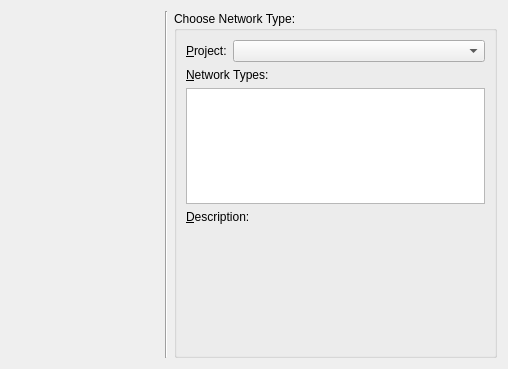
<?xml version="1.0" encoding="UTF-8"?>
<ui version="4.0">
 <class>NewNetworkWizardPage</class>
 <widget class="QWizardPage" name="NewNetworkWizardPage">
  <property name="geometry">
   <rect>
    <x>0</x>
    <y>0</y>
    <width>508</width>
    <height>369</height>
   </rect>
  </property>
  <property name="windowTitle">
   <string>WizardPage</string>
  </property>
  <property name="title">
   <string/>
  </property>
  <property name="subTitle">
   <string/>
  </property>
  <attribute name="pageId">
   <string notr="true"/>
  </attribute>
  <layout class="QHBoxLayout" name="horizontalLayout">
   <item>
    <layout class="QVBoxLayout" name="verticalLayout">
     <item>
      <widget class="QLabel" name="label_Logo">
       <property name="text">
        <string/>
       </property>
       <property name="pixmap">
        <pixmap resource="../qgama-core.qrc">:/images/gama-local-elipse.png</pixmap>
       </property>
      </widget>
     </item>
     <item>
      <spacer name="verticalSpacer">
       <property name="orientation">
        <enum>Qt::Vertical</enum>
       </property>
       <property name="sizeHint" stdset="0">
        <size>
         <width>148</width>
         <height>27</height>
        </size>
       </property>
      </spacer>
     </item>
    </layout>
   </item>
   <item>
    <widget class="Line" name="line">
     <property name="orientation">
      <enum>Qt::Vertical</enum>
     </property>
    </widget>
   </item>
   <item>
    <widget class="QGroupBox" name="groupBox_Choose_Network_Type">
     <property name="sizePolicy">
      <sizepolicy hsizetype="Preferred" vsizetype="Preferred">
       <horstretch>1</horstretch>
       <verstretch>0</verstretch>
      </sizepolicy>
     </property>
     <property name="title">
      <string>Choose Network Type:</string>
     </property>
     <layout class="QGridLayout" name="gridLayout">
      <item row="0" column="0">
       <widget class="QLabel" name="label_Project">
        <property name="text">
         <string>&amp;Project:</string>
        </property>
        <property name="buddy">
         <cstring>comboBox_Project</cstring>
        </property>
       </widget>
      </item>
      <item row="0" column="1">
       <widget class="QComboBox" name="comboBox_Project">
        <property name="sizePolicy">
         <sizepolicy hsizetype="Preferred" vsizetype="Fixed">
          <horstretch>1</horstretch>
          <verstretch>0</verstretch>
         </sizepolicy>
        </property>
       </widget>
      </item>
      <item row="1" column="0" colspan="2">
       <widget class="QLabel" name="label_Network_Types">
        <property name="text">
         <string>&amp;Network Types:</string>
        </property>
        <property name="buddy">
         <cstring>listWidget_Network_Types</cstring>
        </property>
       </widget>
      </item>
      <item row="2" column="0" colspan="2">
       <widget class="QListWidget" name="listWidget_Network_Types">
        <property name="sizePolicy">
         <sizepolicy hsizetype="Preferred" vsizetype="Preferred">
          <horstretch>0</horstretch>
          <verstretch>0</verstretch>
         </sizepolicy>
        </property>
       </widget>
      </item>
      <item row="3" column="0" colspan="2">
       <widget class="QLabel" name="label_Description">
        <property name="text">
         <string>&amp;Description:</string>
        </property>
        <property name="buddy">
         <cstring>textBrowser_Description</cstring>
        </property>
       </widget>
      </item>
      <item row="4" column="0" colspan="2">
       <widget class="QTextBrowser" name="textBrowser_Description">
        <property name="sizePolicy">
         <sizepolicy hsizetype="Preferred" vsizetype="Preferred">
          <horstretch>0</horstretch>
          <verstretch>0</verstretch>
         </sizepolicy>
        </property>
        <property name="styleSheet">
         <string notr="true">background-color: transparent;</string>
        </property>
       </widget>
      </item>
     </layout>
    </widget>
   </item>
  </layout>
 </widget>
 <resources>
  <include location="../qgama-core.qrc"/>
 </resources>
 <connections/>
</ui>
